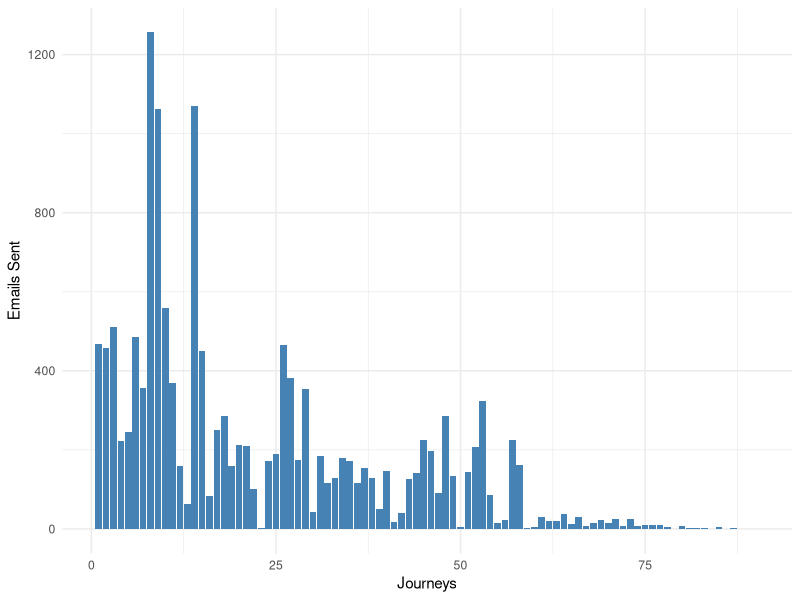

Reproduce this figure in R.
#Análisis explotatorio de campañas de E-mail Marketing

# AUTOR: Saulo Valdivia Valdivia

#PASO 1: Deben cargar las librerias:
#tidyverse, 
library(tidyverse)

#PASO 2: Generar un dataset llamado email_analysis cargando el archivo "dataset_email-mkt.csv" eliminando primera columna
email_analysis <- read.csv('dataset_email-mkt.csv')

#Modificar la columna de sendout_date para que sea fecha y no character
email_analysis$sendout_date <- as.Date(email_analysis$sendout_date, "%Y-%m-%d")

#PASO 3: Generar un segundo dataset email_campaign filtrando la columna
#email_scope == "Campaign"
email_campaign <- email_analysis %>% filter(email_scope == 'Campaign')


#Calculen los datos agregados de todas las columnas que comienzan con "total_"
#agrupando por journeys_id
#names(email_campaign)
journey <-  email_campaign %>%
            group_by(journeys_ids) %>%
            select(starts_with('total_')) %>%
            summarise_all(sum, na.rm = T)

#Realicen un plot de la cantidad de envios de mails para cada journeys_id
p<-ggplot(data=journey, aes(x=journeys_ids, y=total_email_sent)) +
   geom_bar(stat="identity", fill="steelblue") +
   labs(x = "Journeys", y = "Emails Sent") +
   theme_minimal()

p

#PASO 4: Realizar los cálculos de open_rate y ctor para cada journeys_id
#OR: el porcentaje de emails que fueron abiertos por los
#destinatarios sobre el total de emails enviados.
#Click to Open Rate (CTOR): El porcentaje de usuarios que
#recibieron el mail, lo abrieron y realizaron clic en el link deseado.

journey = mutate(journey, or=(total_email_open/total_email_delivered)*100)
journey = mutate(journey, ctor=(total_email_clicks/total_email_open)*100)

#Cual es el OR y CTOR promedio de todas las campañas realizadas?
mean(journey$or)
mean(journey$ctor, na.rm=TRUE)

#Cuales son las campañas que mejor han performado?
# RESPUESTA: Se considera que las mejores campañas tienen un OpenRante entre 
# el 12% y 60% y ademas un ClickOpenRate entre el 6% y 32%
j <- journey[journey$or > 12 & journey$or < 60, ]
j <- j[j$ctor > 6 & j$ctor < 32, ]

head(j$journeys_ids, n=5)

#Las campañas que peor performan son aquellas donde más "flag_unsubscribe"
#con valor TRUE existen?
email_campaign$flag_unsubscribe <- as.numeric(email_campaign$flag_unsubscribe)

journey2 <-  email_campaign %>%
  group_by(journeys_ids) %>%
  select(flag_unsubscribe) %>%
  summarise_all(sum, na.rm = T)

newdata <- journey2[order(-journey2$flag_unsubscribe),]

head(newdata, n=5)

#PASO 4: Realizar análisis de los usuarios según su género, realizando un nuevo
#dataset que agregue los datos según género
#Calcular métricas de OR y CTOR para cada género e identificar si se perciben
#diferencias de comportamiento en relación a la tasa de apertura y clics

# RESPUESTA: Los hombres tienen un promedio mayor y tambien un OR y CTOR 
# que es mayor que el de las mujeres. El ClickOpenRate es ligeramente
# superior en los hombres que las mujeres. Sin embargo el OpenRate es notablemente 
# superior ya que de acuerdo a los datos los Hombres tienen una mayor cantidad
# de mails abiertos respecto a la cantidad de mails enviados.

email_campaign_m <- email_campaign %>% filter(gender == 'm')

journeym <-  email_campaign_m %>%
             group_by(journeys_ids) %>%
             select(starts_with('total_')) %>%
             summarise_all(sum, na.rm = T)

journeym = mutate(journeym, or=(total_email_open/total_email_delivered)*100)
journeym = mutate(journeym, ctor=(total_email_clicks/total_email_open)*100)

# Promedio de las campañas para el genero masculino
mean(journeym$or)
mean(journeym$ctor, na.rm=TRUE)

jm <- journeym[journeym$or > 12 & journeym$or < 60, ]
jm <- jm[jm$ctor > 6 & jm$ctor < 32, ]

# Mejores campañas en para el genero masculino
jm$journeys_ids


email_campaign_f <- email_campaign %>% filter(gender == 'f')

journeyf <-  email_campaign_f %>%
  group_by(journeys_ids) %>%
  select(starts_with('total_')) %>%
  summarise_all(sum, na.rm = T)

journeyf = mutate(journeyf, or=(total_email_open/total_email_delivered)*100)
journeyf = mutate(journeyf, ctor=(total_email_clicks/total_email_open)*100)

# Promedio de las campañas para el genero femenino
mean(journeyf$or)
mean(journeyf$ctor, na.rm=TRUE)

jf <- journeyf[journeyf$or > 12 & journeyf$or < 60, ]
jf <- jf[jf$ctor > 6 & jf$ctor < 32, ]

# Mejores campañas en para el genero femenino
jf$journeys_ids

#Qué sucede con la cantidad promedio de páginas vistas por género?
#Los hombres o las mujeres exhiben un comportamiento diferencial?

# RESPUESTA: Los hombres tienen un promedio mayor de paginas vistas que respalda
# los resultados anteriores y esto indica que los Hombres en general responden
# mejor a las campañas de Email Marketing que las mujeres.
mean(journeym$total_pageviews)
mean(journeyf$total_pageviews)
